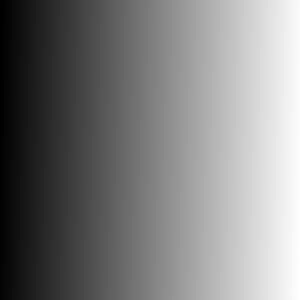
#> input picture data/gradient.png, 300 x 300 px
$ jupyter execute --allow-errors '10 binarization.ipynb'   (text cells are left out)
#> lines starting #> are read from the running program, lines starting #| are printed output that depends on the picture; after the words box and inside, x2 and y2 are one past the last pixel; in counts of white or black regions, pixels touching at a corner belong together
[cell 1]
import cv2
import numpy as np
import matplotlib.pyplot as plt

img = cv2.imread('../data/gradient.png',0)
#> img: shape (300, 300); min 0, max 255, mean 126.3

_,thresh1 = cv2.threshold(img,127,255,cv2.THRESH_BINARY)
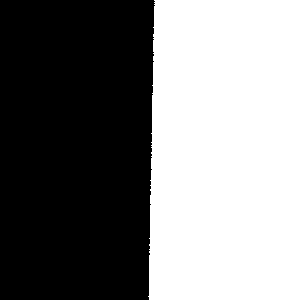
#> thresh1: shape (300, 300); 49.5% white; 1 white region, box (x1, y1, x2, y2) and area: (148, 0, 300, 300) 44573
_,thresh2 = cv2.threshold(img,127,255,cv2.THRESH_BINARY_INV)
_,thresh3 = cv2.threshold(img,127,255,cv2.THRESH_TRUNC) #127보다 크면 127, 작으면 그대로
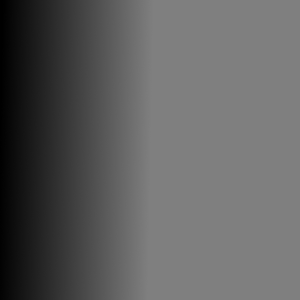
#> thresh3: shape (300, 300); min 0, max 127, mean 95.1
_,thresh4 = cv2.threshold(img,127,255,cv2.THRESH_TOZERO) #작으면 0, 크면 그대로
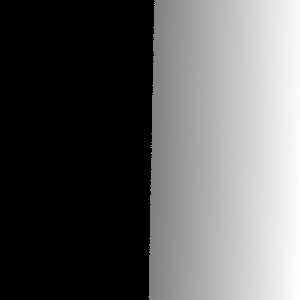
#> thresh4: shape (300, 300); min 0, max 255, mean 94.1
_,thresh5 = cv2.threshold(img,127,255,cv2.THRESH_TOZERO_INV)
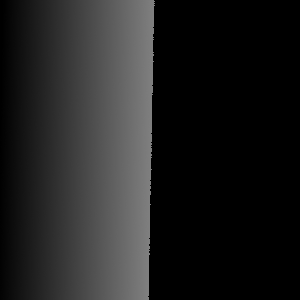
#> thresh5: shape (300, 300); min 0, max 127, mean 32.2
titles = ['Original Image','BINARY','BINARY_INV','TRUNC','TOZERO','TOZERO_INV']
images = [img, thresh1, thresh2, thresh3, thresh4, thresh5]
plt.figure(figsize=(12,4))
for i in range(6):
    plt.subplot(2,3,i+1),plt.imshow(images[i],'gray',vmin=0,vmax=255)
    plt.title(titles[i])
    plt.xticks([])
    plt.yticks([])
plt.show()

[cell 2]
import cv2
import numpy as np

img = cv2.imread('../data/gradient.png',0)

th1, mask = cv2.threshold(img,127,255,cv2.THRESH_BINARY)

otsu_thr, otsu_mask = cv2.threshold(img, 0, 255, cv2.THRESH_BINARY | cv2.THRESH_OTSU) #otsu로 threshold -> binary
#> otsu_mask: shape (300, 300); 49.9% white; 1 white region, box (x1, y1, x2, y2) and area: (147, 0, 300, 300) 44941
#> otsu_thr = 126

print(f'Otsu threshold: {otsu_thr}')
#| Otsu threshold: 126.0

cv2.imshow('threshold=127',mask)
cv2.imshow('Otsu',otsu_mask)
cv2.waitKey()
cv2.destroyAllWindows()

[cell 3]
img = cv2.imread('../data/sudoku.png',0)
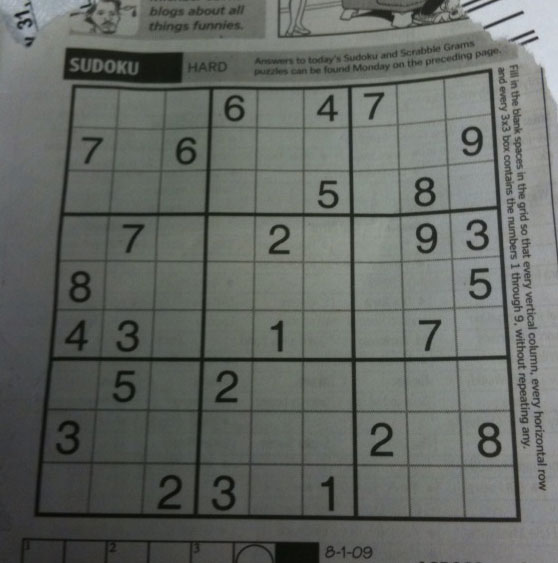
#> input picture data/sudoku.png, 558 x 563 px
#> img: shape (563, 558); min 7, max 218, mean 101.8

th1, mask = cv2.threshold(img,127,255,cv2.THRESH_BINARY)
#> mask: shape (563, 558); 25.3% white; 376 white regions (307 under 20 px), largest, box (x1, y1, x2, y2) and area: (278, 0, 558, 563) 25952, (0, 0, 89, 78) 3634, (459, 360, 509, 410) 2273
cv2.imshow('binary threshold = 127',mask)
cv2.waitKey()
cv2.destroyAllWindows()

otsu_thr, otsu_mask = cv2.threshold(img,127,255,cv2.THRESH_BINARY | cv2.THRESH_OTSU)
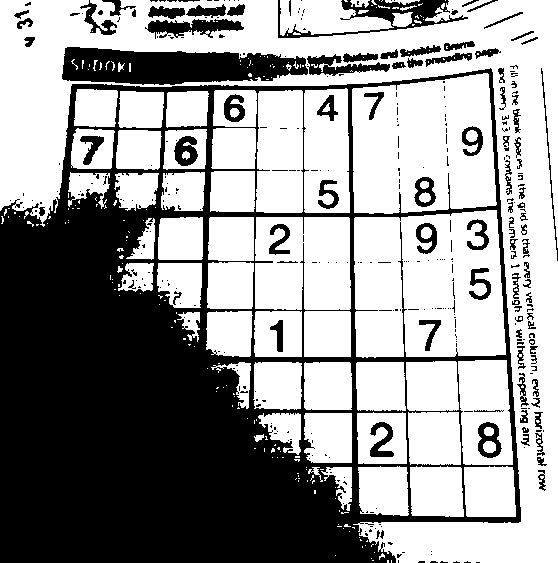
#> otsu_mask: shape (563, 558); 59.4% white; 361 black regions (263 under 20 px), largest, box (x1, y1, x2, y2) and area: (0, 68, 521, 563) 104893, (62, 47, 308, 85) 6753, (278, 0, 468, 38) 1967
#> otsu_thr = 96

cv2.imshow('Ostu threshold = {:g}'.format(otsu_thr), otsu_mask)
cv2.waitKey()
cv2.destroyAllWindows()

[cell 4]
adapt_mask = cv2.adaptiveThreshold(img, 255, cv2.ADAPTIVE_THRESH_MEAN_C, cv2.THRESH_BINARY_INV, 11, 6)
#> adapt_mask: shape (563, 558); 16.6% white; 499 white regions (361 under 20 px), largest, box (x1, y1, x2, y2) and area: (34, 68, 521, 523) 23828, (277, 0, 500, 38) 2173, (63, 48, 184, 83) 2083

cv2.imshow('binary threshold = 127',mask)
cv2.imshow('Ostu threshold = {:g}'.format(otsu_thr), otsu_mask)
cv2.imshow('adaptive threshold',adapt_mask)
cv2.waitKey()
cv2.destroyAllWindows()

[cell 5]
img = cv2.imread('../data/sudoku.png',0)

mask = cv2.adaptiveThreshold(img, 255, cv2.ADAPTIVE_THRESH_MEAN_C, cv2.THRESH_BINARY_INV, 11, 6)

blur = cv2.GaussianBlur(img,(11,11),0) #
blur_mask = cv2.adaptiveThreshold(blur, 255, cv2.ADAPTIVE_THRESH_MEAN_C, cv2.THRESH_BINARY_INV, 11, 6)
#> blur_mask: shape (563, 558); 15% white; 325 white regions (125 under 20 px), largest, box (x1, y1, x2, y2) and area: (34, 68, 522, 523) 16770, (63, 48, 184, 82) 1738, (277, 0, 498, 39) 1073

cv2.imshow('without prefilter',mask)
cv2.imshow('after prefiltering',blur_mask)
cv2.waitKey()
cv2.destroyAllWindows()

[cell 6]
closed = cv2.morphologyEx(mask, cv2.MORPH_CLOSE,cv2.getStructuringElement(cv2.MORPH_ELLIPSE, (3, 3)),iterations=1)
#> closed: shape (563, 558); 17.1% white; 459 white regions (336 under 20 px), largest, box (x1, y1, x2, y2) and area: (34, 68, 521, 523) 23965, (277, 0, 500, 38) 2417, (63, 48, 184, 83) 2099
opened = cv2.morphologyEx(closed, cv2.MORPH_OPEN, cv2.getStructuringElement(cv2.MORPH_ELLIPSE, (3, 3)),iterations=1)
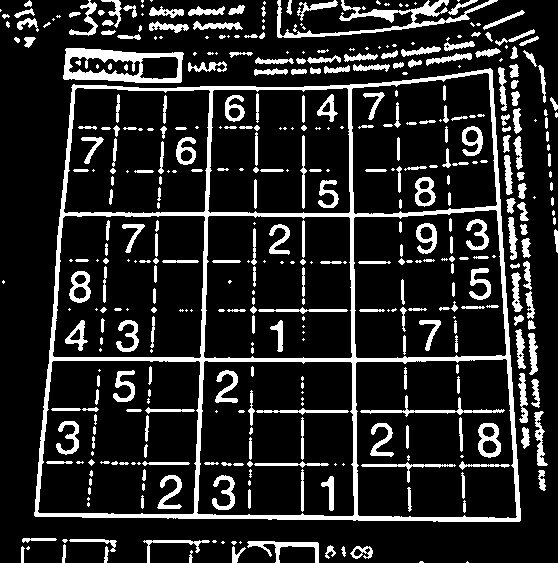
#> opened: shape (563, 558); 15.4% white; 433 white regions (146 under 20 px), largest, box (x1, y1, x2, y2) and area: (34, 68, 521, 522) 14693, (63, 48, 184, 83) 2028, (277, 0, 498, 38) 1768

cv2.imshow('without prefilter',mask)
cv2.imshow('after prefiltering',blur_mask)
cv2.imshow('opening',opened)
cv2.imshow('closing',closed)
cv2.waitKey()
cv2.destroyAllWindows()

[cell 7]
import cv2
import numpy as np

# Camera 객체를 생성 후 사이즈르 320 X 240 으로 조정.
cap = cv2.VideoCapture(0)
cap.set(3, 640)
cap.set(4, 480)

while(1):
    # camera에서 frame capture.
    ret, frame = cap.read()
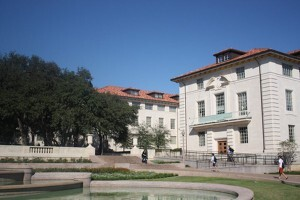
#> input picture image_stitch1.jpeg, 300 x 200 px, given in place of the camera
#> frame is the input picture: shape (200, 300, 3); mean B, G, R 131, 117.6, 106.7

    if ret:

        frame = cv2.GaussianBlur(frame,(7,7),0)

        # BGR->HSV로 변환
        hsv = cv2.cvtColor(frame, cv2.COLOR_BGR2HSV)
#> hsv: shape (200, 300, 3); mean H, S, V 58.4, 72.3, 140.3

        # blue 영역의 from ~ to
        # Red 원색의 Hue는 0, Green 원색의 Hue는 60, Blue 원색의 Hue는 120
        lower_blue = np.array([105, 100, 100])
        upper_blue = np.array([135, 255, 255])

        #이미지에서 blue영역
        mask = cv2.inRange(hsv, lower_blue, upper_blue)
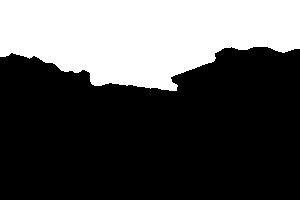
#> mask: shape (200, 300); 33.3% white; 1 white region, box (x1, y1, x2, y2) and area: (0, 0, 300, 91) 19959

        #bit연산자를 통해서 blue영역만 남김.
        res = cv2.bitwise_and(frame, frame, mask = mask)
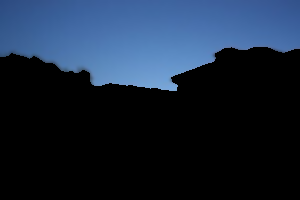
#> res: shape (200, 300, 3); mean B, G, R 56.3, 37.6, 24.4

        cv2.imshow('frame', frame)
        cv2.imshow('mask', mask)
        cv2.imshow('res', res)

    if cv2.waitKey(1) & 0xFF == 27:
#> (key Esc is pressed here)
        break

cap.release()
cv2.destroyAllWindows()
